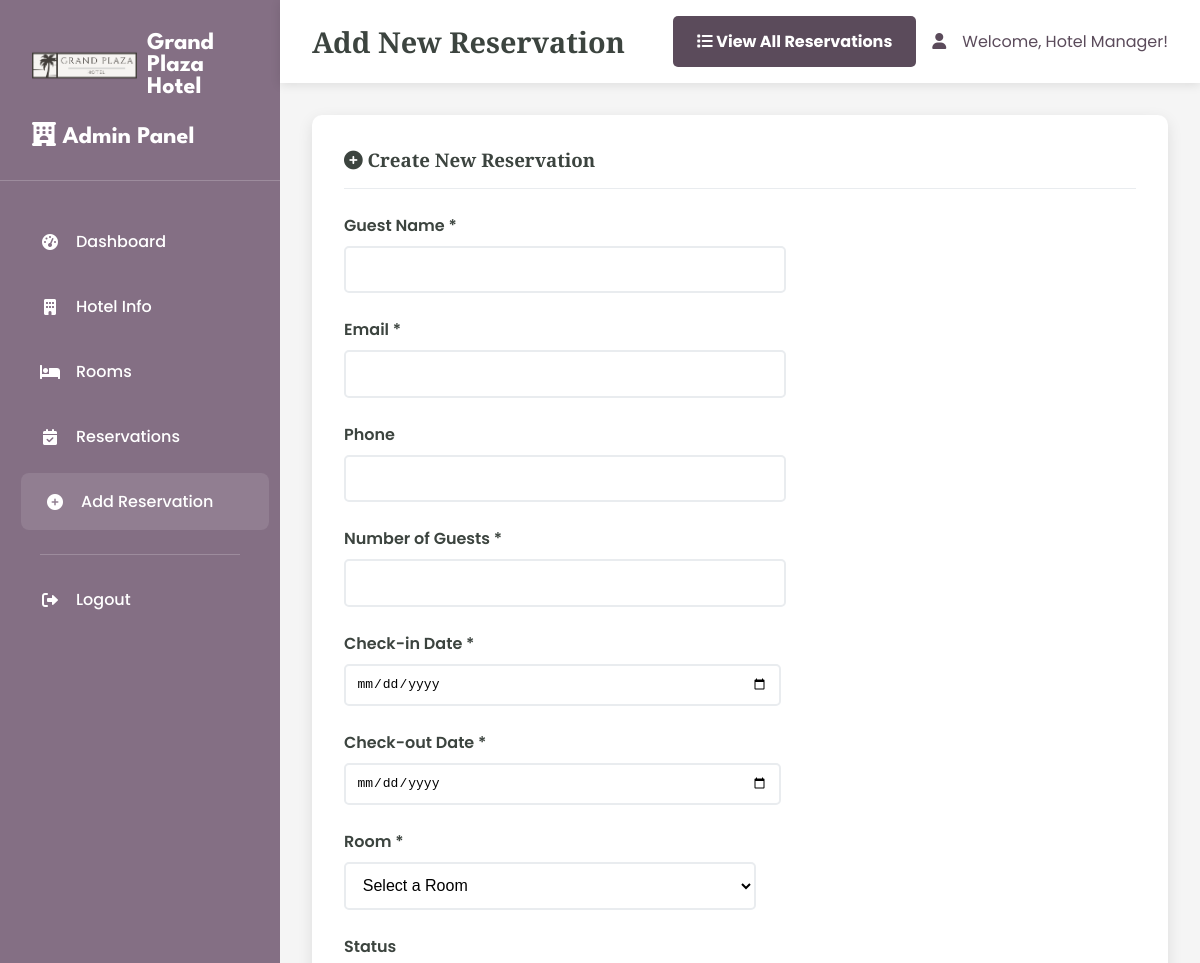
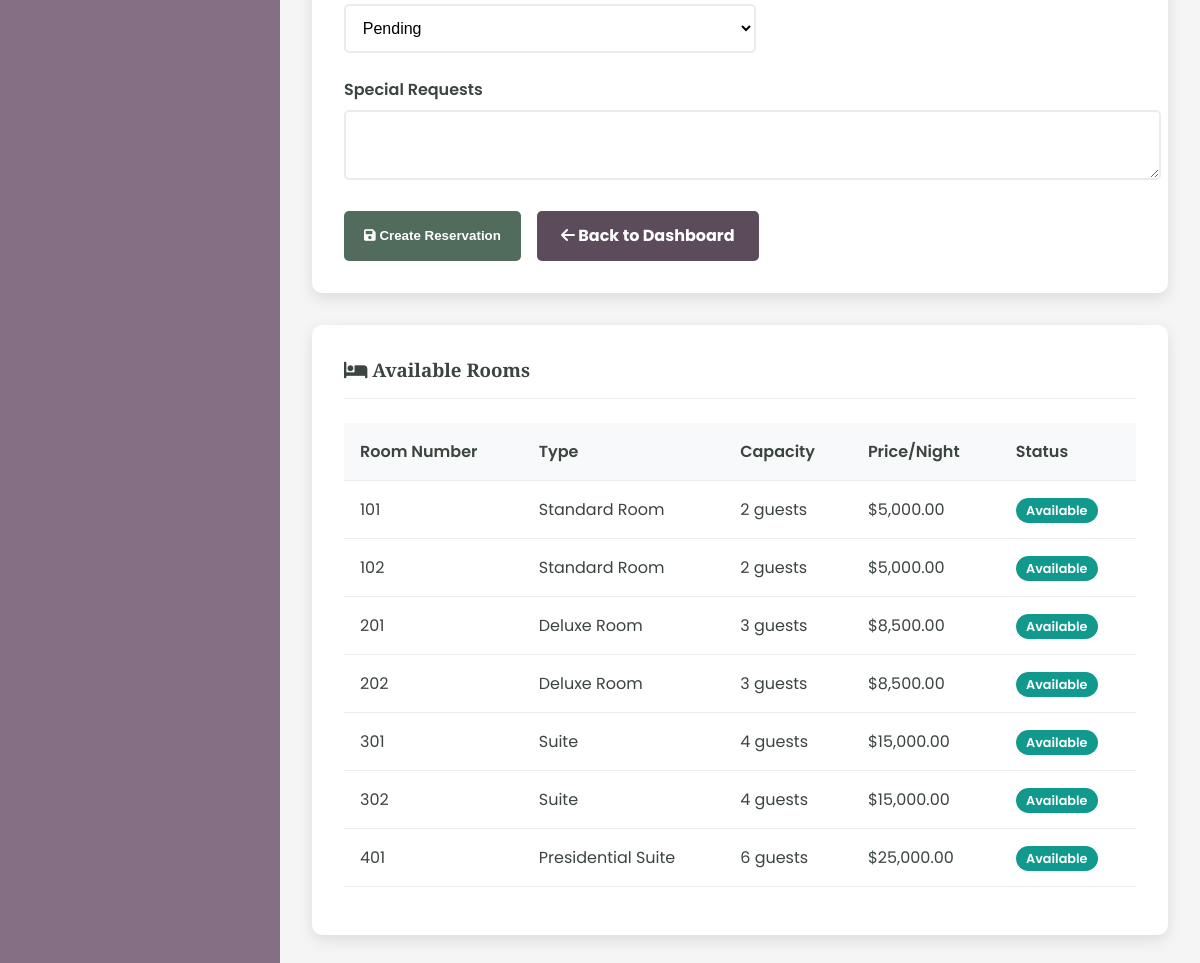
Screenshot of /admin/add_reservation.php (signed in) with the database file from the repository (2 pictures, top to bottom).
### tables this page shows
CREATE TABLE hotel (
    id INT AUTO_INCREMENT PRIMARY KEY,
    name VARCHAR(255) NOT NULL,
    address TEXT NOT NULL,
    phone VARCHAR(20),
    email VARCHAR(255),
    description TEXT,
    rating DECIMAL(2,1) DEFAULT 0.0,
    image_url VARCHAR(500),
    created_at TIMESTAMP DEFAULT CURRENT_TIMESTAMP,
    updated_at TIMESTAMP DEFAULT CURRENT_TIMESTAMP ON UPDATE CURRENT_TIMESTAMP
);

CREATE TABLE rooms (
    id INT AUTO_INCREMENT PRIMARY KEY,
    name VARCHAR(100) NOT NULL,
    room_number VARCHAR(50) NOT NULL UNIQUE,
    room_type VARCHAR(100) NOT NULL,
    capacity INT NOT NULL,
    size INT,
    price_per_night DECIMAL(10,2) NOT NULL,
    description TEXT,
    has_wifi BOOLEAN DEFAULT TRUE,
    has_tv BOOLEAN DEFAULT TRUE,
    has_ac BOOLEAN DEFAULT TRUE,
    is_available BOOLEAN DEFAULT TRUE,
    image_url VARCHAR(500),
    created_at TIMESTAMP DEFAULT CURRENT_TIMESTAMP,
    updated_at TIMESTAMP DEFAULT CURRENT_TIMESTAMP ON UPDATE CURRENT_TIMESTAMP
);

### admin/add_reservation.php (the view, shortened to what this page needs)
<?php
$pdo = getDBConnection();
$stmt = $pdo->query("SELECT * FROM hotel LIMIT 1");
$hotel = $stmt->fetch();
$stmt = $pdo->query("
    SELECT r.*,
           COUNT(res.id) as total_reservations,
           COUNT(CASE WHEN res.status IN ('pending', 'confirmed') THEN 1 END) as active_reservations
    FROM rooms r
    LEFT JOIN reservations res ON r.id = res.room_id
    WHERE r.is_available = 1
    GROUP BY r.id
    ORDER BY r.price_per_night
");
$rooms = $stmt->fetchAll();
?>
<!DOCTYPE html>
<html lang="en">
<head>
    <link href="https://cdnjs.cloudflare.com/ajax/libs/font-awesome/6.0.0/css/all.min.css" rel="stylesheet">
    <link rel="stylesheet" href="admin-styles.css">
</head>
<body>
    <div class="admin-container">
        <div class="sidebar">
            <div class="sidebar-header">
                <a href="../index.php" class="logo">
                    <img src="../assets/images/logo.png" alt="Hotel Logo">
                    <span class="logo-text"><?php echo htmlspecialchars($hotel['name']); ?></span>
                </a>
                <h3><i class="fas fa-hotel"></i> Admin Panel</h3>
            </div>
            <nav class="sidebar-nav">
                <div class="nav-item">
                    <a href="dashboard.php" class="nav-link">
                        <i class="fas fa-tachometer-alt"></i>
                        Dashboard
                    </a>
                </div>
                <div class="nav-item">
                    <a href="hotel.php" class="nav-link">
                        <i class="fas fa-building"></i>
                        Hotel Info
                    </a>
                </div>
                <div class="nav-item">
                    <a href="rooms.php" class="nav-link">
                        <i class="fas fa-bed"></i>
                        Rooms
                    </a>
                </div>
                <div class="nav-item">
                    <a href="reservations.php" class="nav-link">
                        <i class="fas fa-calendar-check"></i>
                        Reservations
                    </a>
                </div>
                <div class="nav-item">
                    <a href="add_reservation.php" class="nav-link active">
                        <i class="fas fa-plus-circle"></i>
                        Add Reservation
                    </a>
                </div>
                <div class="nav-divider"></div>
                <div class="nav-item">
                    <a href="?logout=1" class="nav-link">
                        <i class="fas fa-sign-out-alt"></i>
                        Logout
                    </a>
                </div>
            </nav>
        </div>
        <div class="main-content">
            <div class="top-nav">
                <h1 class="page-title">Add New Reservation</h1>
                <div class="user-info">
                    <a href="reservations.php" class="btn btn-secondary">
                        <i class="fas fa-list"></i>
                        View All Reservations
                    </a>
                    <i class="fas fa-user"></i>
                    <span>Welcome, <?php echo htmlspecialchars($_SESSION['admin_name']); ?>!</span>
                </div>
            </div>
            <div class="card">
                <div class="card-header">
                    <h3 class="card-title">
                        <i class="fas fa-plus-circle"></i>
                        Create New Reservation
                    </h3>
                </div>
                <form method="POST">
                    <div class="row">
                        <div class="col-md-6">
                            <div class="form-group">
                                <label class="form-label">Guest Name *</label>
                                <input type="text" name="guest_name" class="form-control"
                                       value="<?php echo htmlspecialchars($_POST['guest_name'] ?? ''); ?>" required>
                            </div>
                        </div>
                        <div class="col-md-6">
                            <div class="form-group">
                                <label class="form-label">Email *</label>
                                <input type="email" name="email" class="form-control"
                                       value="<?php echo htmlspecialchars($_POST['email'] ?? ''); ?>" required>
                            </div>
                        </div>
                    </div>
                    <div class="row">
                        <div class="col-md-6">
                            <div class="form-group">
                                <label class="form-label">Phone</label>
                                <input type="tel" name="phone" class="form-control"
                                       value="<?php echo htmlspecialchars($_POST['phone'] ?? ''); ?>">
                            </div>
                        </div>
                        <div class="col-md-6">
                            <div class="form-group">
                                <label class="form-label">Number of Guests *</label>
                                <input type="number" name="num_guests" class="form-control" min="1" max="10"
                                       value="<?php echo htmlspecialchars($_POST['num_guests'] ?? ''); ?>" required>
                            </div>
                        </div>
                    </div>
                    <div class="row">
                        <div class="col-md-6">
                            <div class="form-group">
                                <label class="form-label">Check-in Date *</label>
                                <input type="date" name="check_in_date" class="form-control"
                                       value="<?php echo htmlspecialchars($_POST['check_in_date'] ?? ''); ?>"
                                       min="<?php echo date('Y-m-d'); ?>" required>
                            </div>
                        </div>
                        <div class="col-md-6">
                            <div class="form-group">
                                <label class="form-label">Check-out Date *</label>
                                <input type="date" name="check_out_date" class="form-control"
                                       value="<?php echo htmlspecialchars($_POST['check_out_date'] ?? ''); ?>"
                                       min="<?php echo date('Y-m-d', strtotime('+1 day')); ?>" required>
                            </div>
                        </div>
                    </div>
                    <div class="row">
                        <div class="col-md-6">
                            <div class="form-group">
                                <label class="form-label">Room *</label>
                                <select name="room_id" class="form-select" required>
                                    <option value="">Select a Room</option>
                                </select>
                            </div>
                        </div>
                        <div class="col-md-6">
                            <div class="form-group">
                                <label class="form-label">Status</label>
                                <select name="status" class="form-select">
                                    <option value="pending" <?php echo (isset($_POST['status']) && $_POST['status'] === 'pending') ? 'selected' : ''; ?>>Pending</option>
                                </select>
                            </div>
                        </div>
                    </div>
                    <div class="form-group">
                        <label class="form-label">Special Requests</label>
                        <textarea name="special_requests" class="form-control" rows="3"><?php echo htmlspecialchars($_POST['special_requests'] ?? ''); ?></textarea>
                    </div>
                    <div class="d-flex gap-2">
                        <button type="submit" class="btn btn-primary">
                            <i class="fas fa-save"></i>
                            Create Reservation
                        </button>
                        <a href="dashboard.php" class="btn btn-secondary">
                            <i class="fas fa-arrow-left"></i>
                            Back to Dashboard
                        </a>
                    </div>
                </form>
            </div>
            <div class="card">
                <div class="card-header">
                    <h3 class="card-title">
                        <i class="fas fa-bed"></i>
                        Available Rooms
                    </h3>
                </div>
                <div class="table-responsive">
                    <table class="table">
                        <thead>
                            <tr>
                                <th>Room Number</th>
                                <th>Type</th>
                                <th>Capacity</th>
                                <th>Price/Night</th>
                                <th>Status</th>
                            </tr>
                        </thead>
                        <tbody>
                            <?php foreach ($rooms as $room): ?>
                            <tr>
                                <td><?php echo htmlspecialchars($room['room_number']); ?></td>
                                <td><?php echo htmlspecialchars($room['room_type']); ?></td>
                                <td><?php echo htmlspecialchars($room['capacity']); ?> guests</td>
                                <td>$<?php echo number_format($room['price_per_night'], 2); ?></td>
                                <td>
                                    <span class="badge badge-success">Available</span>
                                </td>
                            </tr>
                            <?php endforeach; ?>
                        </tbody>
                    </table>
                </div>
            </div>
        </div>
    </div>
</body>
</html>

### admin/admin-styles.css (style rules this page uses)
body { margin: 0; font-family: 'Poppins', serif; color: #3c443f; background-color: #ffffff; }
h1, h2, h3, h4, h5, h6 { font-family: 'Libre Baskerville', sans-serif; }
a { text-decoration: none; color: inherit; }
.admin-container { display: flex; min-height: 100vh; }
.sidebar { background-color: #846f84; width: 280px; color: #ffffff; padding: 2em 0; box-shadow: 2px 0 10px rgba(0,0,0,0.1); }
.sidebar-header { padding: 0 2em 2em 2em; border-bottom: 1px solid rgba(255,255,255,0.2); margin-bottom: 2em; }
.sidebar-header h3 { font-family: 'League Spartan', sans-serif; font-size: 1.5em; margin: 0; color: #ffffff; }
.logo { display: flex; align-items: center; text-decoration: none; color: #ffffff; font-family: 'League Spartan', sans-serif; font-size: 1.5em; font-weight: bold; transition: opacity 0.3s ease; margin-bottom: 1em; }
.logo img { height: 35px; width: auto; margin-right: 10px; border-radius: 5px; }
.logo-text { color: #ffffff; text-decoration: none; }
.sidebar-nav { padding: 0 1em; }
.nav-item { margin-bottom: 0.5em; }
.nav-link { display: flex; align-items: center; padding: 1em 1.5em; color: #ffffff; border-radius: 8px; transition: all 0.3s ease; font-weight: 500; }
.nav-link:hover, .nav-link.active { background-color: rgba(255,255,255,0.1); color: #ffffff; transform: translateX(5px); }
.nav-link i { margin-right: 1em; width: 20px; text-align: center; }
.nav-divider { border-top: 1px solid rgba(255,255,255,0.2); margin: 1.5em 1.5em 1em 1.5em; }
.main-content { flex: 1; background-color: #f5f5f5; padding: 2em; }
.top-nav { background-color: #ffffff; padding: 1em 2em; margin: -2em -2em 2em -2em; box-shadow: 0 2px 10px rgba(0,0,0,0.1); display: flex; justify-content: space-between; align-items: center; }
.page-title { font-family: 'Libre Baskerville', sans-serif; font-size: 1.8em; color: #3c443f; margin: 0; }
.user-info { display: flex; align-items: center; gap: 1em; color: #5b4b5b; }
.card { background: #ffffff; border-radius: 10px; box-shadow: 0 5px 15px rgba(0,0,0,0.1); padding: 2em; margin-bottom: 2em; border: none; }
.card-header { background: none; border-bottom: 1px solid #e9ecef; padding-bottom: 1em; margin-bottom: 1.5em; }
.card-title { font-family: 'Libre Baskerville', sans-serif; color: #3c443f; margin: 0; }
.btn { padding: 0.8em 1.5em; border: none; border-radius: 5px; font-weight: bold; transition: all 0.3s ease; cursor: pointer; text-decoration: none; display: inline-block; text-align: center; }
.btn-primary { background-color: #516b5d; color: #ffffff; }
.btn-secondary { background-color: #5b4b5b; color: #ffffff; }
.form-group { margin-bottom: 1.5em; }
.form-label { display: block; margin-bottom: 0.5em; font-weight: 600; color: #3c443f; }
.form-control { width: 100%; padding: 0.8em; border: 2px solid #e9ecef; border-radius: 5px; font-size: 1em; transition: border-color 0.3s ease; }
.form-select { width: 100%; padding: 0.8em; border: 2px solid #e9ecef; border-radius: 5px; font-size: 1em; background-color: #ffffff; transition: border-color 0.3s ease; }
.table { width: 100%; border-collapse: collapse; margin-bottom: 1em; }
.table th, .table td { padding: 1em; text-align: left; border-bottom: 1px solid #e9ecef; }
.table th { background-color: #f8f9fa; font-weight: 600; color: #3c443f; }
.badge { padding: 0.3em 0.8em; border-radius: 20px; font-size: 0.8em; font-weight: 600; }
.badge-success { background-color: #11998e; color: #ffffff; }
.row { display: flex; flex-wrap: wrap; margin: 0 -1em; }
.col-md-6 { flex: 0 0 50%; max-width: 50%; padding: 0 1em; }
.d-flex { display: flex; }
.gap-2 { gap: 1em; }

### rows the page displays
hotel: name "Grand Plaza Hotel"
rooms: room_number "101", room_type "Standard Room", capacity "2", price_per_night "5,000.00"
rooms: room_number "102", room_type "Standard Room", capacity "2", price_per_night "5,000.00"
rooms: room_number "201", room_type "Deluxe Room", capacity "3", price_per_night "8,500.00"
rooms: room_number "202", room_type "Deluxe Room", capacity "3", price_per_night "8,500.00"
rooms: room_number "301", room_type "Suite", capacity "4", price_per_night "15,000.00"
rooms: room_number "302", room_type "Suite", capacity "4", price_per_night "15,000.00"
rooms: room_number "401", room_type "Presidential Suite", capacity "6", price_per_night "25,000.00"

### other values shown
$_SESSION['admin_name'] "Hotel Manager"
